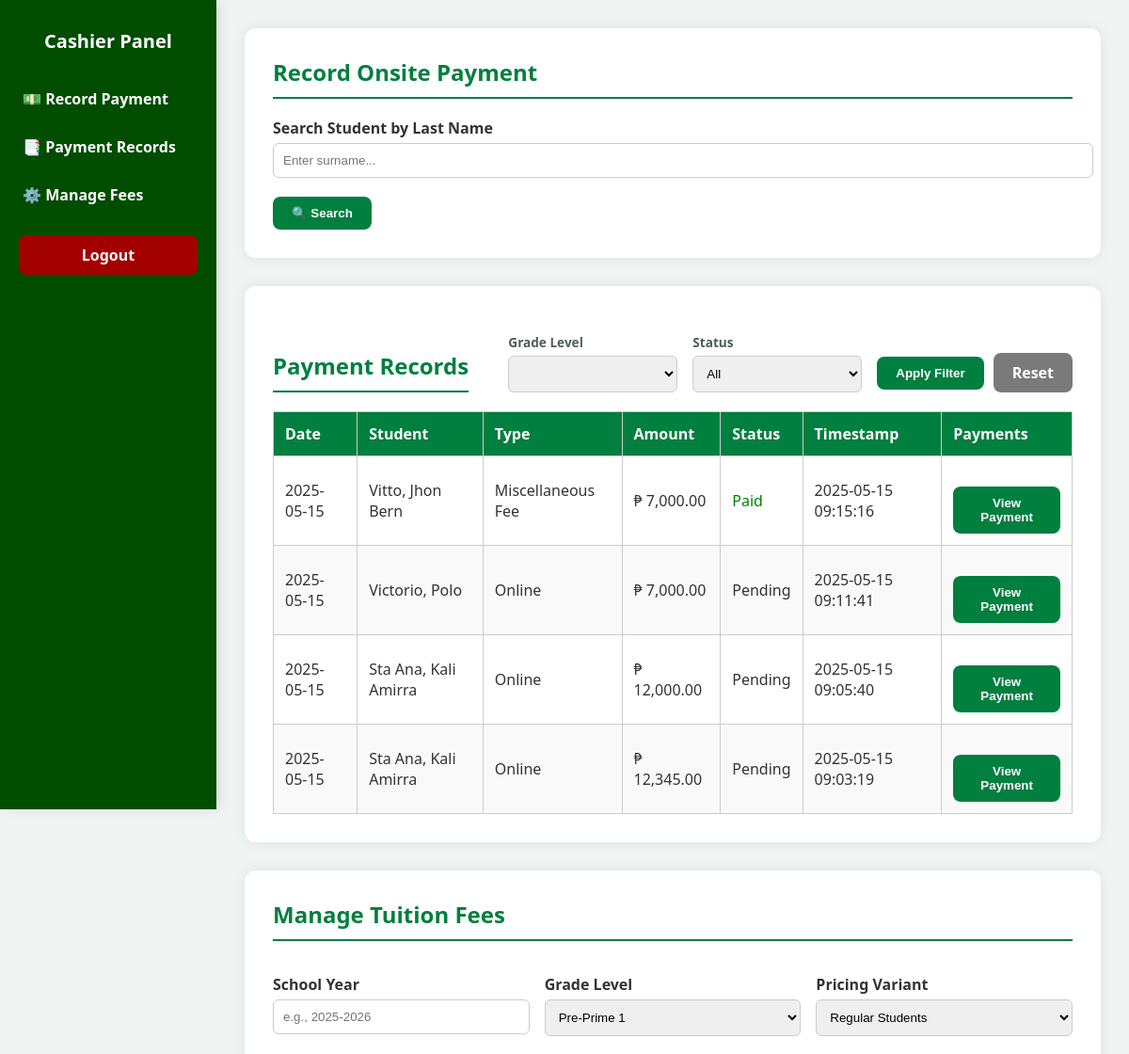
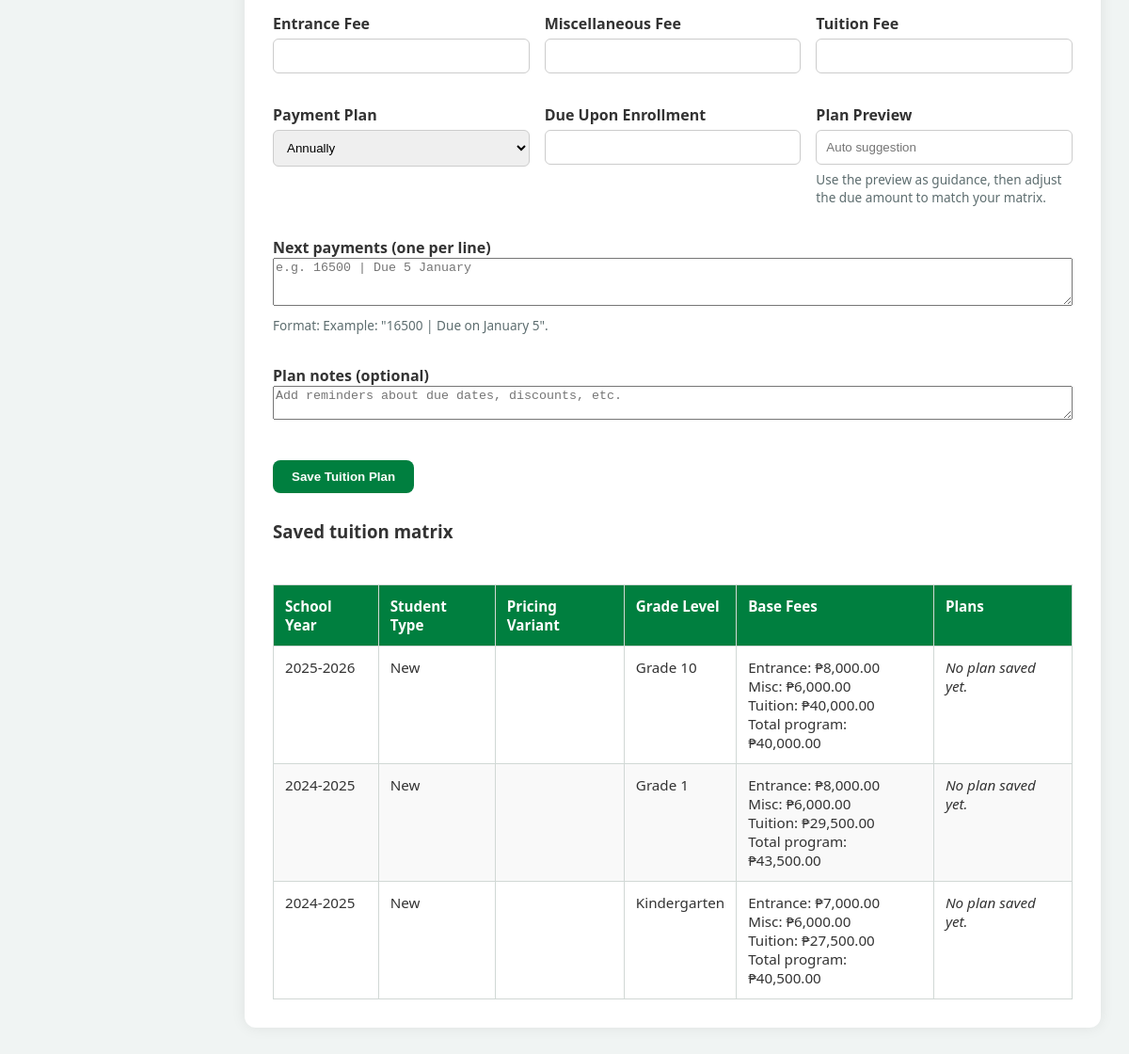
Page /Cashier/cashier_dashboard.php on the committed database (2 pictures, top to bottom).
### tables this page shows
CREATE TABLE `student_payments` (
  `id` int(11) NOT NULL,
  `student_id` varchar(20) DEFAULT NULL,
  `payment_type` varchar(100) NOT NULL,
  `amount` decimal(10,2) NOT NULL,
  `payment_status` enum('pending','paid') DEFAULT 'pending',
  `payment_date` date DEFAULT NULL,
  `created_at` timestamp NOT NULL DEFAULT current_timestamp(),
  `reference_number` varchar(100) DEFAULT NULL,
  `screenshot_path` varchar(255) DEFAULT NULL,
  `screenshot` varchar(255) DEFAULT NULL
);

CREATE TABLE `students_registration` (
  `id` int(11) NOT NULL,
  `year` varchar(50) NOT NULL,
  `course` varchar(50) DEFAULT NULL,
  `lrn` varchar(50) NOT NULL,
  `lastname` varchar(100) NOT NULL,
  `firstname` varchar(100) NOT NULL,
  `middlename` varchar(100) NOT NULL,
  `specaddress` varchar(255) NOT NULL,
  `brgy` varchar(100) NOT NULL,
  `city` varchar(100) NOT NULL,
  `mother` varchar(100) NOT NULL,
  `father` varchar(100) NOT NULL,
  `gname` varchar(100) DEFAULT NULL,
  `sex` varchar(10) NOT NULL,
  `dob` date NOT NULL,
  `religion` varchar(50) NOT NULL,
  `emailaddress` varchar(100) NOT NULL,
  `contactno` varchar(20) NOT NULL,
  `schooltype` varchar(50) NOT NULL,
  `sname` varchar(255) DEFAULT NULL,
  `created_at` timestamp NOT NULL DEFAULT current_timestamp(),
  `enrollment_status` enum('waiting','enrolled') DEFAULT 'waiting',
  `student_type` varchar(10) DEFAULT NULL
);

CREATE TABLE `tuition_fees` (
  `id` int(11) NOT NULL,
  `school_year` varchar(20) NOT NULL,
  `student_type` enum('new','old') NOT NULL,
  `grade_level` varchar(50) NOT NULL,
  `entrance_fee` decimal(10,2) DEFAULT NULL,
  `miscellaneous_fee` decimal(10,2) DEFAULT NULL,
  `tuition_fee` decimal(10,2) DEFAULT NULL,
  `monthly_payment` decimal(10,2) DEFAULT NULL,
  `total_upon_enrollment` decimal(10,2) DEFAULT NULL,
  `updated_at` timestamp NOT NULL DEFAULT current_timestamp() ON UPDATE current_timestamp()
);

### Cashier/cashier_dashboard_logic.php (called while the page is built, shortened)
<?php
function cashier_dashboard_plan_labels(): array
{
    return [
        'annually'    => 'Annually',
        'cash'        => 'Cash',
        'semi_annual' => 'Semi-Annual',
        'quarterly'   => 'Quarterly',
        'monthly'     => 'Monthly',
    ];
}
function cashier_dashboard_table_exists(mysqli $conn, string $table): bool
{
    $stmt = $conn->prepare('SELECT 1 FROM information_schema.TABLES WHERE TABLE_SCHEMA = DATABASE() AND TABLE_NAME = ? LIMIT 1');
    $stmt->bind_param('s', $table);
    $stmt->execute();
    $stmt->store_result();
    $exists = $stmt->num_rows > 0;
    return $exists;
}
function cashier_dashboard_fetch_tuition_packages(mysqli $conn): array
{
    $packages = [];
    $result = $conn->query('SELECT * FROM tuition_fees ORDER BY school_year DESC, grade_level ASC');
    if ($result) {
        while ($row = $result->fetch_assoc()) {
            $row['plans'] = [];
            $packages[(int) $row['id']] = $row;
        }
    }
    $ids = implode(',', array_map('intval', array_keys($packages)));
    if (!cashier_dashboard_table_exists($conn, 'tuition_fee_plans')) {
        return array_values($packages);
    }
    return array_values($packages);
}
function cashier_dashboard_prepare_search(mysqli $conn): array
{
    $search_results = [];
    $search_financial = [];
    $searchQuery = isset($_GET['search_name']) ? trim((string) $_GET['search_name']) : '';
    $searchType = isset($_GET['search_type']) ? strtolower(trim((string) $_GET['search_type'])) : 'all';
    if (!in_array($searchType, ['new', 'old'], true)) {
        $searchType = 'all';
    }
    $clearSearchFlag = isset($_GET['search_cleared']);
    return [
        'results' => $search_results,
        'financial' => $search_financial,
        'query' => $searchQuery,
        'type' => $searchType,
        'cleared' => $clearSearchFlag,
    ];
}
function cashier_dashboard_fetch_payments(mysqli $conn): mysqli_result
{
    $filter_sql = 'WHERE 1=1';
    $sql = "
        SELECT sp.*, sr.firstname, sr.lastname
        FROM student_payments sp
        JOIN students_registration sr ON sr.id = sp.student_id
        $filter_sql
        ORDER BY sp.created_at DESC
    ";
    return $conn->query($sql);
}

### Cashier/cashier_dashboard.php (the view, shortened to what this page needs)
<?php
include __DIR__ . '/../db_connection.php';
require_once __DIR__ . '/cashier_dashboard_logic.php';
$searchData = cashier_dashboard_prepare_search($conn);
$searchQuery = $searchData['query'];
$payments = cashier_dashboard_fetch_payments($conn);
$planOptions = cashier_dashboard_plan_labels();
$tuitionPackages = cashier_dashboard_fetch_tuition_packages($conn);
$pricingCategories = [
  'regular' => 'Regular Students',
  'fwc' => 'FWC Member',
  'esc' => 'ESC / Government Subsidy',
  'other' => 'Other / Custom',
];
$studentTypeLabels = [
  'all' => 'All Students',
  'new' => 'New',
  'old' => 'Old',
];
$gradeOptions = [
  'preprime1' => 'Pre-Prime 1',
  'preprime2' => 'Pre-Prime 2',
  'kindergarten' => 'Kindergarten',
  'grade1' => 'Grade 1',
  'grade2' => 'Grade 2',
  'grade3' => 'Grade 3',
  'grade4' => 'Grade 4',
  'grade5' => 'Grade 5',
  'grade6' => 'Grade 6',
  'grade7' => 'Grade 7',
  'grade8' => 'Grade 8',
  'grade9' => 'Grade 9',
  'grade10' => 'Grade 10',
  'grade11' => 'Grade 11',
  'grade12' => 'Grade 12',
];
?>
<!DOCTYPE html>
<html lang="en">
<head>
   <link rel="stylesheet" href="cashier_dashboard.css">
</head>
<body>
<div class="sidebar">
  <h1>Cashier Panel</h1>
  <nav>
    <ul class="nav-links">
      <li><a class="nav-link" href="#record">💵 Record Payment</a></li>
      <li><a class="nav-link" href="#records">📑 Payment Records</a></li>
      <li><a class="nav-link" href="#fees">⚙️ Manage Fees</a></li>
    </ul>
  </nav>
  <a href="cashier_login.php" class="logout-btn">Logout</a>
</div>
<div class="main-content">
  <div class="section-card" id="record">
    <h2>Record Onsite Payment</h2>
    <form method="GET" action="cashier_dashboard.php">
        <label for="search_name">Search Student by Last Name</label>
        <input type="text" name="search_name" placeholder="Enter surname..." value="<?= htmlspecialchars($searchQuery) ?>" required>
        <button type="submit">🔍 Search</button>
    </form>
  </div>
  <div class="section-card" id="records">
    <div class="records-header">
      <h2>Payment Records</h2>
      <form method="GET" action="cashier_dashboard.php#records" id="filterForm" class="records-filter-bar">
        <div>
          <label>Grade Level</label>
          <select name="filter_grade_level">
            <?php
              $grade_levels_result = $conn->query("SELECT DISTINCT year FROM students_registration ORDER BY year");
              while ($gl = $grade_levels_result->fetch_assoc()):
                  $selected = ($_GET['filter_grade_level'] ?? '') == $gl['year'] ? "selected" : "";
                  echo "<option value='{$gl['year']}' $selected>{$gl['year']}</option>";
              endwhile;
            ?>
          </select>
        </div>
        <div>
          <label>Status</label>
          <select name="filter_status">
            <option value="">All</option>
          </select>
        </div>
        <div class="records-filter-actions">
          <button type="submit">Apply Filter</button>
          <a href="cashier_dashboard.php#records" class="secondary-btn">Reset</a>
        </div>
      </form>
    </div>
    <table id="paymentTable">
      <thead>
        <tr>
        <th>Date</th>
        <th>Student</th>
        <th>Type</th>
        <th>Amount</th>
        <th>Status</th>
        <th>Timestamp</th>
        <th>Payments</th>
      </tr>
    </thead>
    <tbody>
    <?php while ($row = $payments->fetch_assoc()): ?>
      <tr id="payment-row-<?php echo $row['id']; ?>">
        <td><?= date("Y-m-d", strtotime($row['created_at'])) ?></td>
        <td><?= $row['lastname'] ?>, <?= $row['firstname'] ?></td>
        <td><?= $row['payment_type'] ?></td>
        <td>₱ <?= number_format($row['amount'], 2) ?></td>
        <td class="payment-status" id="status-<?php echo $row['id']; ?>">
            <?php
              if (!empty($row['payment_status'])) {
                  if ($row['payment_status'] === 'declined') {
                      echo "<span style='color: red;'>Declined</span>";
                  } elseif ($row['payment_status'] === 'paid') {
                      echo "<span style='color: green;'>Paid</span>";
                  } else {
                      echo ucfirst(htmlspecialchars($row['payment_status']));
                  }
              } else {
                  echo "Pending";
              }
            ?>
        </td>
        <td><?= $row['created_at'] ?></td>
        <td>
        <?php
  $shotUrl = $row['screenshot_path'];
?>
          <button
            class="view-payment-btn"
            data-id="<?= $row['id'] ?>"
            data-student="<?= $row['lastname'] ?>, <?= $row['firstname'] ?>"
            data-type="<?= $row['payment_type'] ?>"
            data-amount="<?= $row['amount'] ?>"
            data-status="<?= ucfirst($row['payment_status']) ?>"
            data-reference="<?= $row['reference_number'] ?>"
            data-or="<?= $row['or_number'] ?>"
            data-screenshot="<?= $shotUrl ?>"
          >
            View Payment
          </button>
        </td>
      </tr>
    <?php endwhile; ?>
</tbody>
</table>
  </div>
  <div class="section-card" id="fees">
    <h2>Manage Tuition Fees</h2>
    <form method="POST" action="cashier_dashboard.php#fees" class="tuition-form">
      <div class="tuition-field-grid">
        <div>
          <label for="school_year">School Year</label>
          <input type="text" id="school_year" name="school_year" placeholder="e.g., 2025-2026" required>
        </div>
        <div>
          <label for="year">Grade Level</label>
          <select id="year" name="year" required>
            <?php foreach ($gradeOptions as $value => $label): ?>
              <option value="<?= htmlspecialchars($value) ?>"><?= htmlspecialchars($label) ?></option>
            <?php endforeach; ?>
          </select>
        </div>
        <div>
          <label for="pricing_category">Pricing Variant</label>
          <select id="pricing_category" name="pricing_category">
            <?php foreach ($pricingCategories as $value => $label): ?>
              <option value="<?= htmlspecialchars($value) ?>"><?= htmlspecialchars($label) ?></option>
            <?php endforeach; ?>
          </select>
        </div>
      </div>
      <div class="tuition-field-grid">
        <div>
          <label for="entrance_fee">Entrance Fee</label>
          <input type="number" step="0.01" id="entrance_fee" name="entrance_fee" required oninput="calculatePayment()">
        </div>
        <div>
          <label for="miscellaneous_fee">Miscellaneous Fee</label>
          <input type="number" step="0.01" id="miscellaneous_fee" name="miscellaneous_fee" required oninput="calculatePayment()">
        </div>
        <div>
          <label for="tuition_fee">Tuition Fee</label>
          <input type="number" step="0.01" id="tuition_fee" name="tuition_fee" required oninput="calculatePayment()">
        </div>
      </div>
      <div class="tuition-field-grid">
        <div>
          <label for="payment_schedule">Payment Plan</label>
          <select id="payment_schedule" name="payment_schedule" onchange="calculatePayment()" required>
            <?php foreach ($planOptions as $value => $label): ?>
              <option value="<?= htmlspecialchars($value) ?>"><?= htmlspecialchars($label) ?></option>
            <?php endforeach; ?>
          </select>
        </div>
        <div>
          <label for="total_upon_enrollment">Due Upon Enrollment</label>
          <input type="number" step="0.01" id="total_upon_enrollment" name="total_upon_enrollment" required>
        </div>
        <div>
          <label for="calculated_payment">Plan Preview</label>
          <input type="text" id="calculated_payment" readonly placeholder="Auto suggestion">
          <small class="tuition-hint">Use the preview as guidance, then adjust the due amount to match your matrix.</small>
        </div>
      </div>
      <div class="tuition-field-grid full">
        <div>
          <label for="next_payments">Next payments (one per line)</label>
          <textarea id="next_payments" name="next_payments" rows="3" placeholder="e.g. 16500 | Due 5 January"></textarea>
          <small class="tuition-hint">Format: Example: "16500 | Due on January 5".</small>
        </div>
      </div>
      <div class="tuition-field-grid full">
        <div>
          <label for="plan_notes">Plan notes (optional)</label>
          <textarea id="plan_notes" name="plan_notes" rows="2" placeholder="Add reminders about due dates, discounts, etc."></textarea>
        </div>
      </div>
      <button type="submit">Save Tuition Plan</button>
    </form>
    <?php if (!empty($tuitionPackages)): ?>
      <h3 class="tuition-table-title">Saved tuition matrix</h3>
      <div class="tuition-matrix-wrapper">
        <table class="tuition-matrix-table">
          <thead>
            <tr>
              <th>School Year</th>
              <th>Student Type</th>
              <th>Pricing Variant</th>
              <th>Grade Level</th>
              <th>Base Fees</th>
              <th>Plans</th>
            </tr>
          </thead>
          <tbody>
            <?php foreach ($tuitionPackages as $package): ?>
              <tr>
                <td><?= htmlspecialchars($package['school_year']) ?></td>
                <td><?= htmlspecialchars($studentTypeLabels[$package['student_type']] ?? ucfirst($package['student_type'])) ?></td>
                <td><?= htmlspecialchars($pricingCategories[$package['pricing_category']] ?? ucfirst($package['pricing_category'])) ?></td>
                <?php
                  $gradeLabel = $gradeOptions[$package['grade_level']] ?? ucwords(str_replace('_', ' ', $package['grade_level']));
                  $normalizedGrade = strtolower(str_replace([' ', '_'], '', $package['grade_level']));
                  if (in_array($normalizedGrade, ['kinder1', 'kinder2'], true)) {
                      $gradeLabel = 'Kindergarten';
                  }
                ?>
                <td><?= htmlspecialchars($gradeLabel) ?></td>
                <td>
                  <div>Entrance: ₱<?= number_format((float) $package['entrance_fee'], 2) ?></div>
                  <div>Misc: ₱<?= number_format((float) $package['miscellaneous_fee'], 2) ?></div>
                  <div>Tuition: ₱<?= number_format((float) $package['tuition_fee'], 2) ?></div>
                  <div>Total program: ₱<?= number_format((float) $package['total_upon_enrollment'], 2) ?></div>
                </td>
                <td>
                  <?php if (!empty($package['plans'])): ?>
                    <ul class="tuition-plan-list">
                      <?php foreach ($package['plans'] as $plan): ?>
                        <li>
                          <strong><?= htmlspecialchars($planOptions[$plan['plan_type']] ?? ucfirst($plan['plan_type'])) ?>:</strong>
                          ₱<?= number_format((float) $plan['due_upon_enrollment'], 2) ?> due upon enrollment
                          <?php if (!empty($plan['decoded_breakdown'])): ?>
                            <div class="tuition-plan-breakdown">
                              <?php foreach ($plan['decoded_breakdown'] as $entry): ?>
                                <span>Next: ₱<?= number_format((float) ($entry['amount'] ?? 0), 2) ?><?= !empty($entry['note']) ? ' • ' . htmlspecialchars($entry['note']) : '' ?></span>
                              <?php endforeach; ?>
                            </div>
                          <?php endif; ?>
                          <?php if (!empty($plan['notes'])): ?>
                            <div class="tuition-plan-note"><?= nl2br(htmlspecialchars($plan['notes'])) ?></div>
                          <?php endif; ?>
                        </li>
                      <?php endforeach; ?>
                    </ul>
                  <?php else: ?>
                    <em>No plan saved yet.</em>
                  <?php endif; ?>
                </td>
              </tr>
            <?php endforeach; ?>
          </tbody>
        </table>
      </div>
    <?php else: ?>
      <p class="tuition-empty">No tuition plans saved yet. Add one above to populate the matrix.</p>
    <?php endif; ?>
  </div>
</div>
</body>
</html>

### rows in the picture
student_payments: created_at "2025-05-15", students_registration.lastname "Vitto", students_registration.firstname "Jhon Bern", payment_type "Miscellaneous Fee", amount "7,000.00", payment_status "Paid", created_at "2025-05-15 09:15:16"
student_payments: created_at "2025-05-15", students_registration.lastname "Victorio", students_registration.firstname "Polo", payment_type "Online", amount "7,000.00", payment_status "Pending", created_at "2025-05-15 09:11:41"
student_payments: created_at "2025-05-15", students_registration.lastname "Sta Ana", students_registration.firstname "Kali Amirra", payment_type "Online", amount "12,000.00", payment_status "Pending", created_at "2025-05-15 09:05:40"
student_payments: created_at "2025-05-15", students_registration.lastname "Sta Ana", students_registration.firstname "Kali Amirra", payment_type "Online", amount "12,345.00", payment_status "Pending", created_at "2025-05-15 09:03:19"
tuition_fees: school_year "2025-2026", student_type "New", grade_level "Grade 10", entrance_fee "8,000.00", miscellaneous_fee "6,000.00", tuition_fee "40,000.00", total_upon_enrollment "40,000.00"
tuition_fees: school_year "2024-2025", student_type "New", grade_level "Grade 1", entrance_fee "8,000.00", miscellaneous_fee "6,000.00", tuition_fee "29,500.00", total_upon_enrollment "43,500.00"
tuition_fees: school_year "2024-2025", student_type "New", grade_level "Kindergarten", entrance_fee "7,000.00", miscellaneous_fee "6,000.00", tuition_fee "27,500.00", total_upon_enrollment "40,500.00"

### other values in the picture
form field year "Pre-Prime 1"
form field pricing_category "Regular Students"
form field payment_schedule "Annually"
